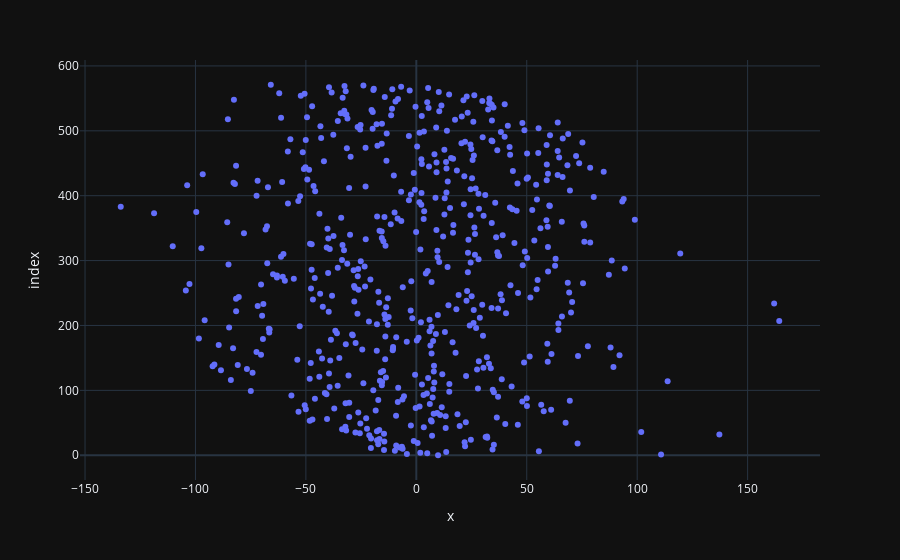

The notebook cell this image was saved under:
### Code cell
px.scatter(Y_PRED, RESIDUALS)

### Figure 1 — Plotly figure (JSON) as saved in the notebook; plotly's stock layout.template omitted (floating-point values rounded to 4 significant figures; data arrays with more than 128 entries replaced by an {"elided": "..."} marker saying what was removed)
{"data": [{"hovertemplate": "x=%{x}<br>index=%{y}<extra></extra>", "legendgroup": "", "marker": {"color": "#636efa", "symbol": "circle"}, "mode": "markers", "name": "", "orientation": "h", "showlegend": false, "type": "scatter", "x": {"elided": "572 float values"}, "xaxis": "x", "y": {"elided": "572 int values"}, "yaxis": "y"}], "layout": {"legend": {"tracegroupgap": 0}, "margin": {"t": 60}, "xaxis": {"anchor": "y", "domain": [0, 1], "title": {"text": "x"}}, "yaxis": {"anchor": "x", "domain": [0, 1], "title": {"text": "index"}}}}
